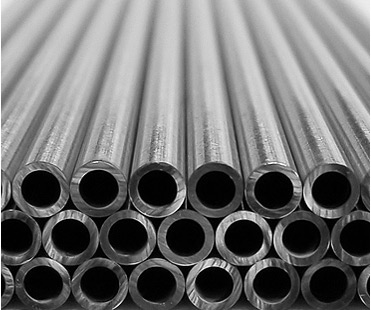
#> input picture src/resources/sample-1.jpg, 371 x 310 px
$ python circleCounter.py
#> lines starting #> are read from the running program, lines starting #| are printed output that depends on the picture
#> further down, imgOriginal is the input picture: shape (310, 371, 3); min 0, max 255, mean 114.1
import cv2
import numpy as np

def image_resize(image, width = None, height = None, inter = cv2.INTER_AREA):
#> called with width = 500, inter = 3
    dim = None
    (h, w) = image.shape[:2]
#> h = 310; w = 371

    # Se não for fornecida uma restricao de largura ou altura
    if width is None and height is None:
        return image

    # Se não for dado o parametro de largura
    if width is None:
        # Calcula a razao entre as dimensoes com base na altura
        r = height / float(h)
        dim = (int(w * r), height)

    # Se não for dado o parametro de altura
    else:
        # Calcula a razao entre as dimensoes com base na largura
        r = width / float(w)
#> r = 1.35
        dim = (width, int(h * r))
#> dim = (500, 417)

    # Redimensiona a imagem
    resized = cv2.resize(image, dim, interpolation = inter)
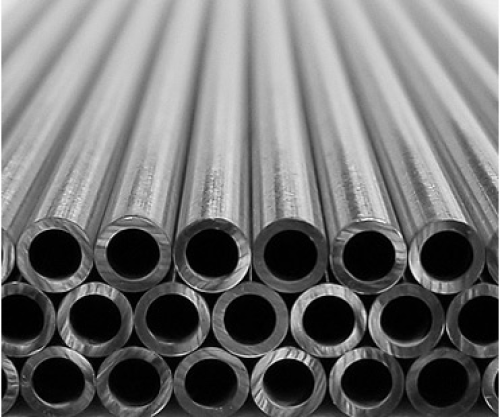
#> resized: shape (417, 500, 3); min 0, max 255, mean 114

    # retorna a imagem redimensionada
    return resized

def nothing():
    pass

font = cv2.FONT_HERSHEY_SIMPLEX

imgOriginal = cv2.imread('resources/sample-1.jpg')

imgOriginal = image_resize(imgOriginal, width = 500)

# elemento estrutural necessario como parametro para operações de mudança morfologica
kernel = np.ones((3, 3), np.uint8)

# Cria uma janela
cv2.namedWindow('Morphed')

# Barra de selecao para o limiar
cv2.createTrackbar('Treshold','Morphed',0,255,nothing)

# Barra de selecao do numero de iteracoes de dilatacao e erosao
cv2.createTrackbar('Iteractions','Morphed',0,10,nothing)

while(1):
    # Clona a imagem original
    clone = imgOriginal.copy()

    # Converte a imagem para a escala de cinzas. Isso é feito para retirar detalhes desnecessarios
    imgGray = cv2.cvtColor(imgOriginal, cv2.COLOR_BGR2GRAY)
    imgGray = cv2.GaussianBlur(imgGray, (7, 7), cv2.BORDER_DEFAULT)
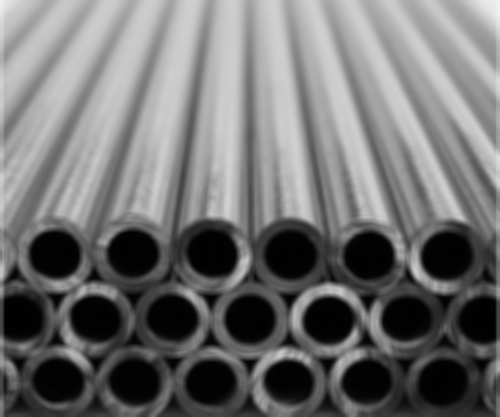
#> imgGray: shape (417, 500); min 1, max 241, mean 113.8

    # Pega a posicao atual das barras de monitoramento
    r = cv2.getTrackbarPos('Treshold','Morphed')
    iter_num = cv2.getTrackbarPos('Iteractions', 'Morphed')

    # Converte a imagem para preto e branco binarizado
    ret, imgThresholded = cv2.threshold( imgGray, r, 255, cv2.THRESH_BINARY_INV )
#> imgThresholded: shape (417, 500); every value is 0
#> ret = 0

    # Operacao de erosao para reduzir ruidos na imagem. Essa operacao reduz tambem as regioes de interesse.
    morph = cv2.erode(imgThresholded, kernel, iterations=iter_num)

    # Operacao de dilatacao para transformar as regioes de interesse para um tamanho proximo do original.
    morph = cv2.dilate(morph, kernel, iterations=iter_num)

    bilateral_filtered_image = cv2.bilateralFilter(morph, 5, 175, 175)

    # Faz a contagem de contornos com base em uma imagem binarizada.
    # Isso acaba gerando a contagem de regioes das circunferencias.
    contours, hierarchy = cv2.findContours(morph,cv2.RETR_EXTERNAL,cv2.CHAIN_APPROX_NONE)
#> contours = []

    number_of_areas = 0
    accepted_error = 0.7

    for cnt in contours:
        (x,y),radius = cv2.minEnclosingCircle(cnt)
        center = (int(x),int(y))
        radius = int(radius)
        area = cv2.contourArea(cnt)
        area_circle=3.14*radius*radius

        if area_circle:
            valid_range = (area / area_circle >= (1 - accepted_error)) and (area / area_circle <= (1 + accepted_error))
            if valid_range:
                number_of_areas += 1
#> this loop made 0 passes
#> after the loop, number_of_areas = 0

    # Deteccao das circunferencias usando Hough Circles
    circles = cv2.HoughCircles(
                                bilateral_filtered_image,
                                cv2.HOUGH_GRADIENT,
                                1,
                                20,
                                param1=50,
                                param2=30,
                                minRadius=0,
                                maxRadius=0
                                )
#> circles = None

    number_of_circles = 0

    if circles is not None:
        for i in circles[0,:]:
            # Desenha a circunferencia
            cv2.circle(clone,(i[0],i[1]),i[2],(0,255,0),2)
            # Desenha o centro da circunferencia
            cv2.circle(clone,(i[0],i[1]),2,(0,0,255),3)
            number_of_circles += 1

    resultText = f"Regioes: {str(len(contours))}"
#> resultText = 'Regioes: 0'
    circlesResultText = f"Hough Circles: {number_of_circles}"
    areaResultText = f"Regioes validas: {number_of_areas}"
#> areaResultText = 'Regioes validas: 0'

    borderSize = 100

    clone = cv2.copyMakeBorder(clone, borderSize, 0, 0, 0,
                                cv2.BORDER_CONSTANT | cv2.BORDER_ISOLATED, 0)
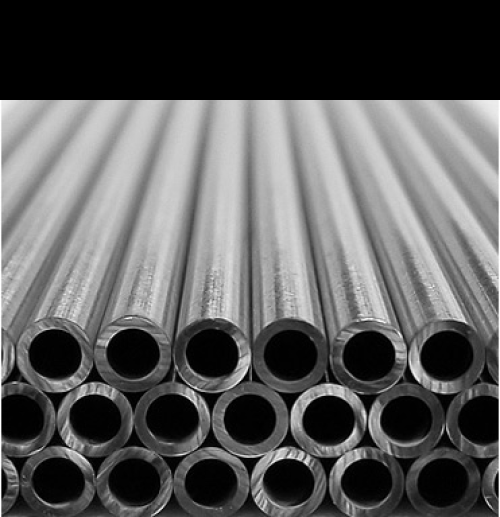
#> clone: shape (517, 500, 3); min 0, max 255, mean 92

    cv2.putText(clone, resultText, (10, 30), font, 0.8, (0, 0, 255), 2, cv2.LINE_AA)
    cv2.putText(clone, circlesResultText, (200, 30), font, 0.8, (255, 0, 0), 2, cv2.LINE_AA)
    cv2.putText(clone, areaResultText, (10, 70), font, 0.8, (0, 255, 0), 2, cv2.LINE_AA)
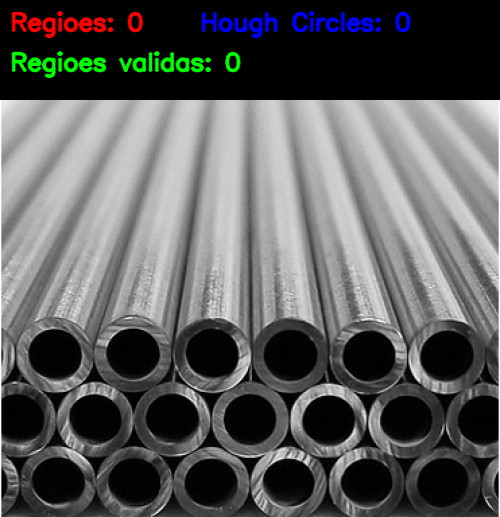
#> clone: shape (517, 500, 3); mean B, G, R 93.6, 93.9, 93.1

    # Mostra as janelas
    cv2.imshow("Morphed", morph)
    cv2.imshow("Original image", clone)

    # ESC para parar a aplicacao
    k = cv2.waitKey(1) & 0xFF
#> (key Esc is pressed here)
    if k == 27:
        break

# Fecha todas as janelas abertas
cv2.destroyAllWindows()

$ run again, with src/resources/sample-2.jpg copied over src/resources/sample-1.jpg
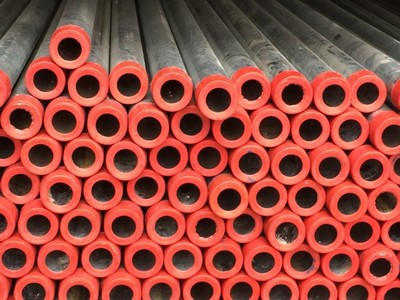
#> input picture src/resources/sample-2.jpg, 400 x 300 px
#> imgOriginal is the input picture: shape (300, 400, 3); mean B, G, R 64.1, 74.3, 154.7
#> `imgGray = cv2.GaussianBlur(imgGray, (7, 7), cv2.BORDER_DEFAULT)`:
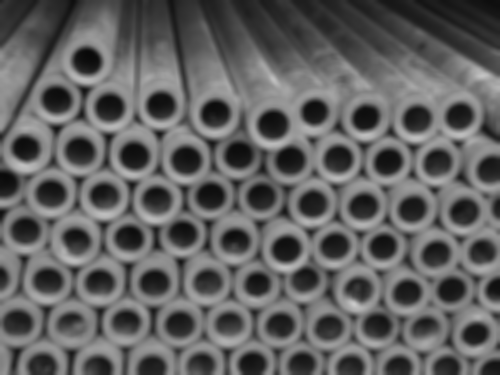
#> imgGray: shape (375, 500); min 9, max 202, mean 97.2
#> imgThresholded: shape (375, 500); every value is 0
#> ret = 0
#> contours = []
#> after the loop `for cnt in contours:`: number_of_areas = 0
#> circles = None
#> resultText = 'Regioes: 0'
#> areaResultText = 'Regioes validas: 0'
#> `cv2.putText(clone, areaResultText, (10, 70), font, 0.8, (0, 255, 0), 2..`:
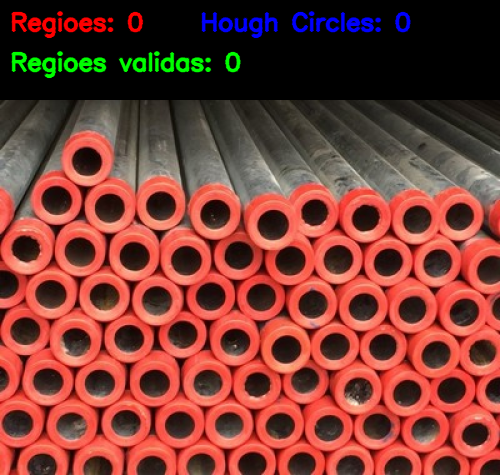
#> clone: shape (475, 500, 3); mean B, G, R 52.4, 60.8, 123.4

$ run again, with src/resources/sample-3.jpg copied over src/resources/sample-1.jpg
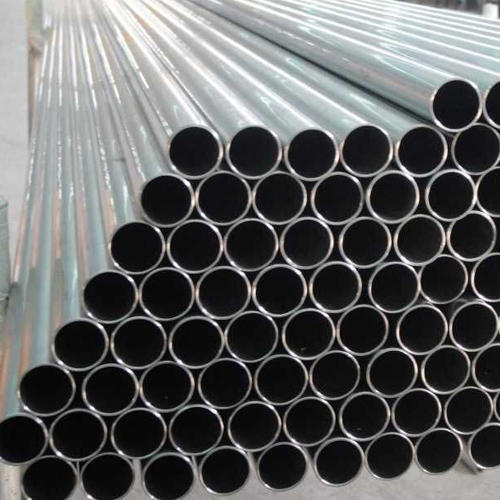
#> input picture src/resources/sample-3.jpg, 500 x 500 px
#> imgOriginal is the input picture: shape (500, 500, 3); mean B, G, R 97.9, 97.8, 96.9
#> `imgGray = cv2.GaussianBlur(imgGray, (7, 7), cv2.BORDER_DEFAULT)`:
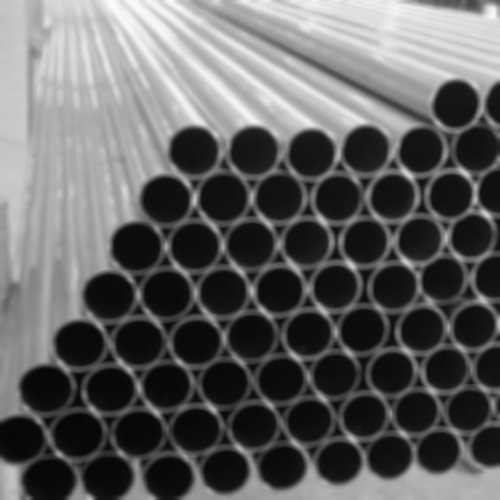
#> imgGray: shape (500, 500); min 5, max 252, mean 97.6
#> imgThresholded: shape (500, 500); every value is 0
#> ret = 0
#> contours = []
#> after the loop `for cnt in contours:`: number_of_areas = 0
#> circles = None
#> resultText = 'Regioes: 0'
#> areaResultText = 'Regioes validas: 0'
#> `cv2.putText(clone, areaResultText, (10, 70), font, 0.8, (0, 255, 0), 2..`:
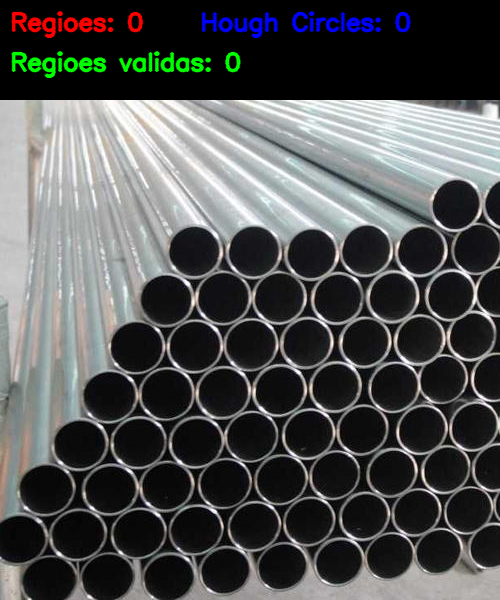
#> clone: shape (600, 500, 3); mean B, G, R 83, 83.2, 81.7
